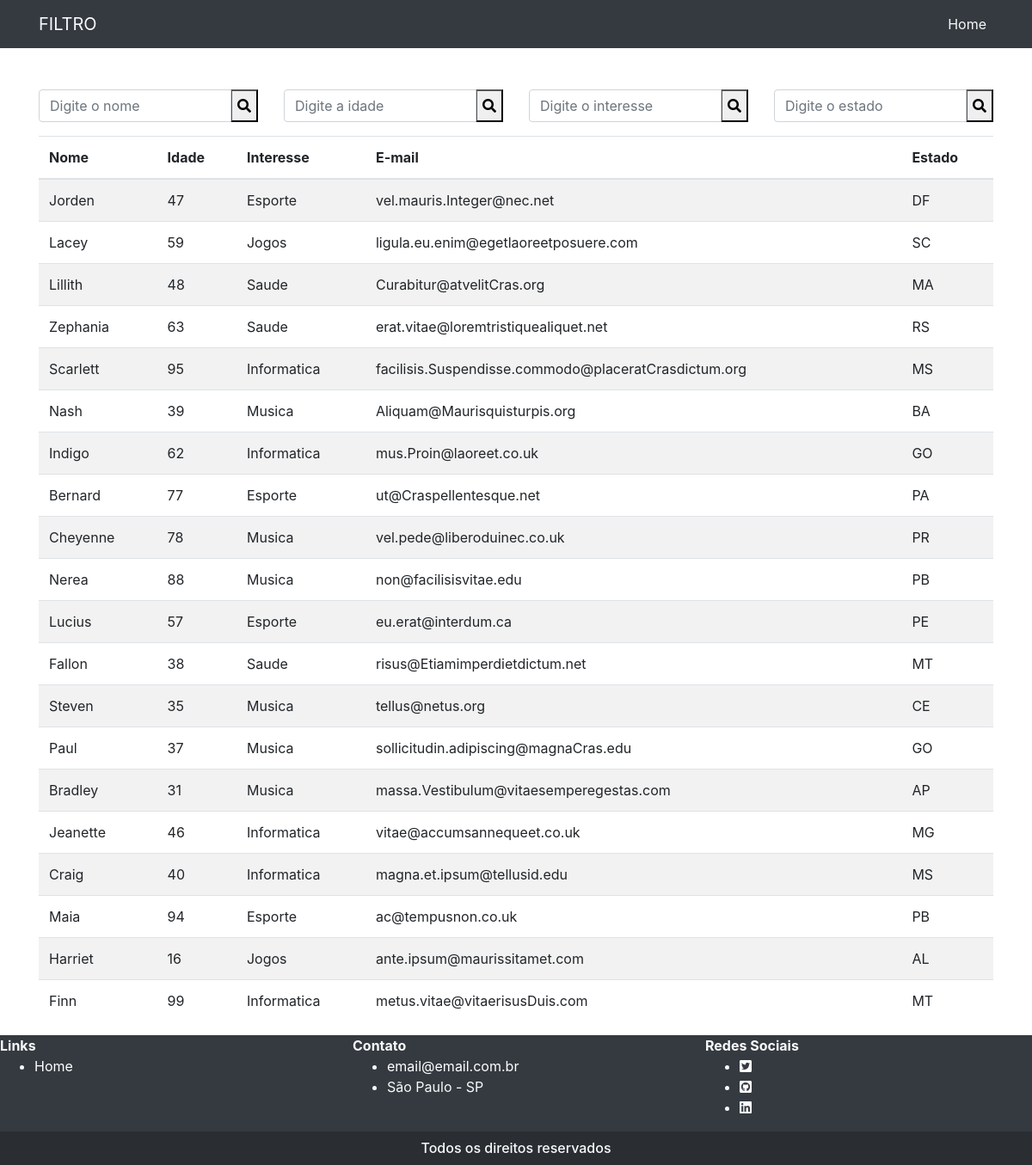
/filtro/index.php, run on the app's committed database.
### tables this page shows
CREATE TABLE `tb_alunos` (
  `id_aluno` int(11) DEFAULT NULL,
  `nome` varchar(255) DEFAULT NULL,
  `idade` int(11) DEFAULT NULL,
  `interesse` varchar(255) DEFAULT NULL,
  `email` varchar(255) DEFAULT NULL,
  `estado` varchar(255) DEFAULT NULL
);

### filtro/index.php (the view, shortened to what this page needs)
<?php
include 'header.php';
?>
<body>
	<div class="container mt-5">
		<div class="row">
			<div class="col-md-3 col-6">
				<form class="form-group" action="index?search=nome" method="post">
					<div class=input-group>
						<input type="text" name="nome" placeholder="Digite o nome" class="form-control">
						<div class="input-group-append">
							<button type="submit"><i class="fas fa-search"></i></button>
						</div>
					</div>
				</form>
			</div>
			<div class="col-md-3 col-6">
				<form class="form-group" action="index?search=idade" method="post">
					<div class=input-group>
						<input type="text" name="idade" placeholder="Digite a idade" class="form-control">
						<div class="input-group-append">
							<button type="submit"><i class="fas fa-search"></i></button>
						</div>
					</div>
				</form>
			</div>
			<div class="col-md-3 col-6">
				<form class="form-group" action="index?search=interesse" method="post">
					<div class=input-group>
						<input type="text" name="interesse" placeholder="Digite o interesse" class="form-control">
						<div class="input-group-append">
							<button type="submit"><i class="fas fa-search"></i></button>
						</div>
					</div>
				</form>
			</div>
			<div class="col-md-3 col-6">
				<form class="form-group" action="index?search=estado" method="post">
					<div class=input-group>
						<input type="text" name="estado" placeholder="Digite o estado" class="form-control">
						<div class="input-group-append">
							<button type="submit"><i class="fas fa-search"></i></button>
						</div>
					</div>
				</form>
			</div>
		</div>
		<?php if(!isset($_GET['search'])) { ?>
			<table class="table table-striped">
				<thead>
					<tr>
						<th>Nome</th>
						<th>Idade</th>
						<th>Interesse</th>
						<th>E-mail</th>
						<th>Estado</th>
					</tr>
				</thead>
				<tbody>
					<?php
					include 'conexao.php';
					$query="SELECT * FROM tb_alunos LIMIT 20";
					$stmt = $conexao->query($query);
					$alunos = $stmt->FetchAll(PDO::FETCH_ASSOC);
					foreach($alunos as $aluno) {
						?>
						<tr>
							<td><?php echo $aluno['nome'] ?></td>
							<td><?php echo $aluno['idade'] ?></td>
							<td><?php echo $aluno['interesse'] ?></td>
							<td><?php echo $aluno['email'] ?></td>
							<td><?php echo $aluno['estado'] ?></td>
						</tr>
						<?php
					}
					?>
				</tbody>
			</table>
		<?php } ?>
	</div>
</body>
<?php include 'footer.php'; ?>

### filtro/header.php (shortened to what this page needs)
<!DOCTYPE html>
<html>
<head>
	<link rel="stylesheet" href="https://stackpath.bootstrapcdn.com/bootstrap/4.1.3/css/bootstrap.min.css">
	<link rel="stylesheet" href="https://use.fontawesome.com/releases/v5.6.3/css/all.css">
</head>
<body>
	<header class="bg-dark">
		<nav class="navbar navbar-expand-md navbar-light navbar-transparente">
			<div class="container">
				<a href="index" class="navbar-brand">
					<span class="text-light">FILTRO</span>
				</a>
				<div class="collapse navbar-collapse" id="nav-target">
					<ul class="navbar-nav ml-auto">
						<div class="item-menu">
							<li class="nav-item">
								<a href="index" class="nav-link text-light">Home</a>
							</li>
						</div>
					</ul>
				</div>
			</div>
		</nav>
	</header>

### filtro/footer.php (shortened to what this page needs)
<head>
</head>
<footer id="footer" class="bg-dark">
	<div class="row">
		<div class="col-md-4 text-light footer">
			<span class="tit-footer"><b>Links</b></span><br>
			<ul>
				<li>
					<a href="index">
						Home
					</a>
				</li>
			</ul>
		</div>
		<div class="col-md-4 text-light footer">
			<span class="tit-footer"><b>Contato</b></span><br>
			<ul>
				<li>
					<a href="mailto:contato@robertolima.eti.br">
						<span>email@email.com.br</span>
					</a>
				</li>
				<li>
					<span class="text-light">São Paulo - SP</span>
				</li>
			</ul>
		</div>
		<div class="col-md-4 text-light footer">
			<span class="tit-footer"><b>Redes Sociais</b></span><br>
			<ul>
				<li>
					<a href="#">
						<i class="fab fa-twitter-square"></i>
					</a>
				</li>
				<li>
					<a href="#">
						<i class="fab fa-github-square"></i>
					</a>
				</li>
				<li>
					<a href="#">
						<i class="fab fa-linkedin"></i>
					</a>
				</li>
			</ul>
		</div>
		<div class="col-12 text-center text-light direitos" style="background: #2a2e33;">
			<h6 style="margin-top: 10px; margin-bottom: 10px;">Todos os direitos reservados</h6>
		</div>
	</div>
</footer>
</body>
</html>

### filtro/footer.php (style rules this page uses)
a { color: white; }

### data on the page
tb_alunos: nome "Jorden", idade "47", interesse "Esporte", email "vel.mauris.Integer@nec.net", estado "DF"
tb_alunos: nome "Lacey", idade "59", interesse "Jogos", email "ligula.eu.enim@egetlaoreetposuere.com", estado "SC"
tb_alunos: nome "Lillith", idade "48", interesse "Saude", email "Curabitur@atvelitCras.org", estado "MA"
tb_alunos: nome "Zephania", idade "63", interesse "Saude", email "erat.vitae@loremtristiquealiquet.net", estado "RS"
tb_alunos: nome "Scarlett", idade "95", interesse "Informatica", email "facilisis.Suspendisse.commodo@placeratCrasdictum.org", estado "MS"
tb_alunos: nome "Nash", idade "39", interesse "Musica", email "Aliquam@Maurisquisturpis.org", estado "BA"
tb_alunos: nome "Indigo", idade "62", interesse "Informatica", email "mus.Proin@laoreet.co.uk", estado "GO"
tb_alunos: nome "Bernard", idade "77", interesse "Esporte", email "ut@Craspellentesque.net", estado "PA"
tb_alunos: nome "Cheyenne", idade "78", interesse "Musica", email "vel.pede@liberoduinec.co.uk", estado "PR"
tb_alunos: nome "Nerea", idade "88", interesse "Musica", email "non@facilisisvitae.edu", estado "PB"
tb_alunos: nome "Lucius", idade "57", interesse "Esporte", email "eu.erat@interdum.ca", estado "PE"
tb_alunos: nome "Fallon", idade "38", interesse "Saude", email "risus@Etiamimperdietdictum.net", estado "MT"
tb_alunos: nome "Steven", idade "35", interesse "Musica", email "tellus@netus.org", estado "CE"
tb_alunos: nome "Paul", idade "37", interesse "Musica", email "sollicitudin.adipiscing@magnaCras.edu", estado "GO"
tb_alunos: nome "Bradley", idade "31", interesse "Musica", email "massa.Vestibulum@vitaesemperegestas.com", estado "AP"
tb_alunos: nome "Jeanette", idade "46", interesse "Informatica", email "vitae@accumsannequeet.co.uk", estado "MG"
tb_alunos: nome "Craig", idade "40", interesse "Informatica", email "magna.et.ipsum@tellusid.edu", estado "MS"
tb_alunos: nome "Maia", idade "94", interesse "Esporte", email "ac@tempusnon.co.uk", estado "PB"
tb_alunos: nome "Harriet", idade "16", interesse "Jogos", email "ante.ipsum@maurissitamet.com", estado "AL"
tb_alunos: nome "Finn", idade "99", interesse "Informatica", email "metus.vitae@vitaerisusDuis.com", estado "MT"
